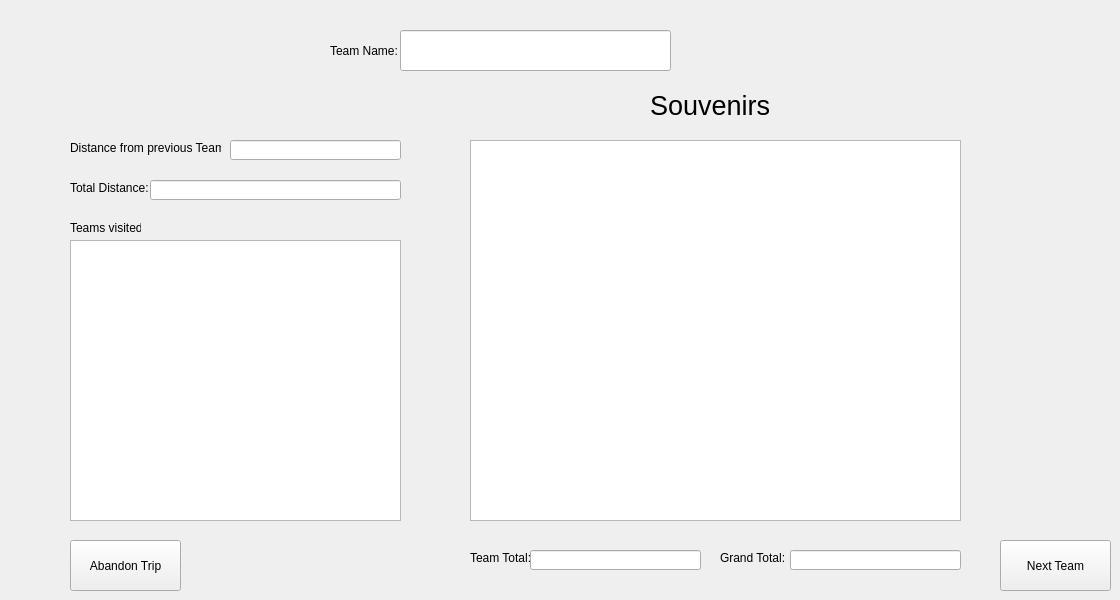
    <widget class="QWidget" name="page_11">
     <widget class="QLineEdit" name="teamNameDisplay">
      <property name="geometry">
       <rect>
        <x>400</x>
        <y>30</y>
        <width>271</width>
        <height>41</height>
       </rect>
      </property>
      <property name="readOnly">
       <bool>true</bool>
      </property>
     </widget>
     <widget class="QLabel" name="label_6">
      <property name="geometry">
       <rect>
        <x>330</x>
        <y>40</y>
        <width>81</width>
        <height>21</height>
       </rect>
      </property>
      <property name="text">
       <string>Team Name:</string>
      </property>
     </widget>
     <widget class="QLabel" name="label_7">
      <property name="geometry">
       <rect>
        <x>70</x>
        <y>180</y>
        <width>121</width>
        <height>16</height>
       </rect>
      </property>
      <property name="text">
       <string>Total Distance:</string>
      </property>
     </widget>
     <widget class="QPushButton" name="nextTeam">
      <property name="geometry">
       <rect>
        <x>1000</x>
        <y>540</y>
        <width>111</width>
        <height>51</height>
       </rect>
      </property>
      <property name="text">
       <string>Next Team</string>
      </property>
     </widget>
     <widget class="QLabel" name="label_8">
      <property name="geometry">
       <rect>
        <x>70</x>
        <y>140</y>
        <width>151</width>
        <height>16</height>
       </rect>
      </property>
      <property name="text">
       <string>Distance from previous Team:</string>
      </property>
     </widget>
     <widget class="QLineEdit" name="totalDistance">
      <property name="geometry">
       <rect>
        <x>150</x>
        <y>180</y>
        <width>251</width>
        <height>20</height>
       </rect>
      </property>
      <property name="readOnly">
       <bool>true</bool>
      </property>
     </widget>
     <widget class="QLineEdit" name="distFromPrevTeam">
      <property name="geometry">
       <rect>
        <x>230</x>
        <y>140</y>
        <width>171</width>
        <height>20</height>
       </rect>
      </property>
      <property name="readOnly">
       <bool>true</bool>
      </property>
     </widget>
     <widget class="QTreeView" name="souvenirTreeView">
      <property name="geometry">
       <rect>
        <x>470</x>
        <y>140</y>
        <width>491</width>
        <height>381</height>
       </rect>
      </property>
     </widget>
     <widget class="QLabel" name="label_9">
      <property name="geometry">
       <rect>
        <x>650</x>
        <y>90</y>
        <width>121</width>
        <height>31</height>
       </rect>
      </property>
      <property name="font">
       <font>
        <pointsize>20</pointsize>
       </font>
      </property>
      <property name="text">
       <string>Souvenirs</string>
      </property>
     </widget>
     <widget class="QPushButton" name="abandonTrip">
      <property name="geometry">
       <rect>
        <x>70</x>
        <y>540</y>
        <width>111</width>
        <height>51</height>
       </rect>
      </property>
      <property name="text">
       <string>Abandon Trip</string>
      </property>
     </widget>
     <widget class="QTextEdit" name="teamsVisited">
      <property name="geometry">
       <rect>
        <x>70</x>
        <y>240</y>
        <width>331</width>
        <height>281</height>
       </rect>
      </property>
      <property name="readOnly">
       <bool>true</bool>
      </property>
     </widget>
     <widget class="QLabel" name="label_10">
      <property name="geometry">
       <rect>
        <x>70</x>
        <y>220</y>
        <width>71</width>
        <height>16</height>
       </rect>
      </property>
      <property name="text">
       <string>Teams visited:</string>
      </property>
     </widget>
     <widget class="QLabel" name="label_14">
      <property name="geometry">
       <rect>
        <x>470</x>
        <y>550</y>
        <width>81</width>
        <height>16</height>
       </rect>
      </property>
      <property name="text">
       <string>Team Total:</string>
      </property>
     </widget>
     <widget class="QLabel" name="label_15">
      <property name="geometry">
       <rect>
        <x>720</x>
        <y>550</y>
        <width>71</width>
        <height>16</height>
       </rect>
      </property>
      <property name="text">
       <string>Grand Total:</string>
      </property>
     </widget>
     <widget class="QLineEdit" name="teamPriceTotal">
      <property name="geometry">
       <rect>
        <x>530</x>
        <y>550</y>
        <width>171</width>
        <height>20</height>
       </rect>
      </property>
      <property name="readOnly">
       <bool>true</bool>
      </property>
     </widget>
     <widget class="QLineEdit" name="teamGrandTotal">
      <property name="geometry">
       <rect>
        <x>790</x>
        <y>550</y>
        <width>171</width>
        <height>20</height>
       </rect>
      </property>
      <property name="readOnly">
       <bool>true</bool>
      </property>
     </widget>
    </widget>
